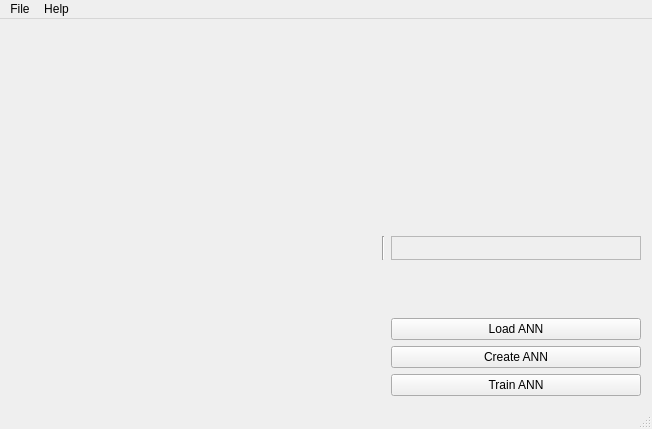
<?xml version="1.0" encoding="UTF-8"?>
<ui version="4.0">
 <class>MainWindow</class>
 <widget class="QMainWindow" name="MainWindow">
  <property name="geometry">
   <rect>
    <x>0</x>
    <y>0</y>
    <width>652</width>
    <height>429</height>
   </rect>
  </property>
  <property name="sizePolicy">
   <sizepolicy hsizetype="Preferred" vsizetype="Preferred">
    <horstretch>0</horstretch>
    <verstretch>0</verstretch>
   </sizepolicy>
  </property>
  <property name="windowTitle">
   <string>RoboWalk</string>
  </property>
  <widget class="QWidget" name="centralWidget">
   <layout class="QGridLayout" name="gridLayout">
    <item row="5" column="4">
     <widget class="QPushButton" name="trainANN">
      <property name="text">
       <string>Train ANN</string>
      </property>
     </widget>
    </item>
    <item row="4" column="4">
     <widget class="QPushButton" name="createANN">
      <property name="text">
       <string>Create ANN</string>
      </property>
     </widget>
    </item>
    <item row="3" column="4">
     <widget class="QPushButton" name="pushButton">
      <property name="text">
       <string>Load ANN</string>
      </property>
     </widget>
    </item>
    <item row="0" column="4">
     <widget class="MyAnnWidget" name="annSimulation" native="true">
      <property name="minimumSize">
       <size>
        <width>250</width>
        <height>200</height>
       </size>
      </property>
      <property name="maximumSize">
       <size>
        <width>250</width>
        <height>200</height>
       </size>
      </property>
     </widget>
    </item>
    <item row="1" column="4">
     <widget class="QFrame" name="frame">
      <property name="sizePolicy">
       <sizepolicy hsizetype="Preferred" vsizetype="Preferred">
        <horstretch>0</horstretch>
        <verstretch>0</verstretch>
       </sizepolicy>
      </property>
      <property name="minimumSize">
       <size>
        <width>250</width>
        <height>0</height>
       </size>
      </property>
      <property name="maximumSize">
       <size>
        <width>250</width>
        <height>84</height>
       </size>
      </property>
      <property name="frameShape">
       <enum>QFrame::StyledPanel</enum>
      </property>
      <property name="frameShadow">
       <enum>QFrame::Raised</enum>
      </property>
      <layout class="QFormLayout" name="formLayout"/>
     </widget>
    </item>
    <item row="1" column="1">
     <widget class="Line" name="line">
      <property name="orientation">
       <enum>Qt::Vertical</enum>
      </property>
     </widget>
    </item>
    <item row="0" column="0" rowspan="6">
     <widget class="MyGLWidget" name="robotSimulation" native="true"/>
    </item>
    <item row="2" column="4">
     <spacer name="verticalSpacer">
      <property name="orientation">
       <enum>Qt::Vertical</enum>
      </property>
      <property name="sizeHint" stdset="0">
       <size>
        <width>20</width>
        <height>40</height>
       </size>
      </property>
     </spacer>
    </item>
   </layout>
  </widget>
  <widget class="QMenuBar" name="menuBar">
   <property name="geometry">
    <rect>
     <x>0</x>
     <y>0</y>
     <width>652</width>
     <height>23</height>
    </rect>
   </property>
   <widget class="QMenu" name="menuFile">
    <property name="title">
     <string>File</string>
    </property>
    <addaction name="actionInsert_URDF_file"/>
    <addaction name="actionExit"/>
   </widget>
   <widget class="QMenu" name="menuHelp">
    <property name="title">
     <string>Help</string>
    </property>
    <addaction name="actionAbout"/>
   </widget>
   <addaction name="menuFile"/>
   <addaction name="menuHelp"/>
  </widget>
  <widget class="QStatusBar" name="statusBar"/>
  <action name="actionInsert_URDF_file">
   <property name="text">
    <string>Insert URDF file</string>
   </property>
  </action>
  <action name="actionExit">
   <property name="text">
    <string>Exit</string>
   </property>
  </action>
  <action name="actionAbout">
   <property name="text">
    <string>About</string>
   </property>
  </action>
  <action name="actionTest">
   <property name="text">
    <string>test</string>
   </property>
  </action>
 </widget>
 <layoutdefault spacing="6" margin="11"/>
 <customwidgets>
  <customwidget>
   <class>MyGLWidget</class>
   <extends>QWidget</extends>
   <header>simulator/myglwidget.h</header>
   <container>1</container>
  </customwidget>
  <customwidget>
   <class>MyAnnWidget</class>
   <extends>QWidget</extends>
   <header>simulator/myannwidget.h</header>
   <container>1</container>
  </customwidget>
 </customwidgets>
 <resources/>
 <connections/>
</ui>
